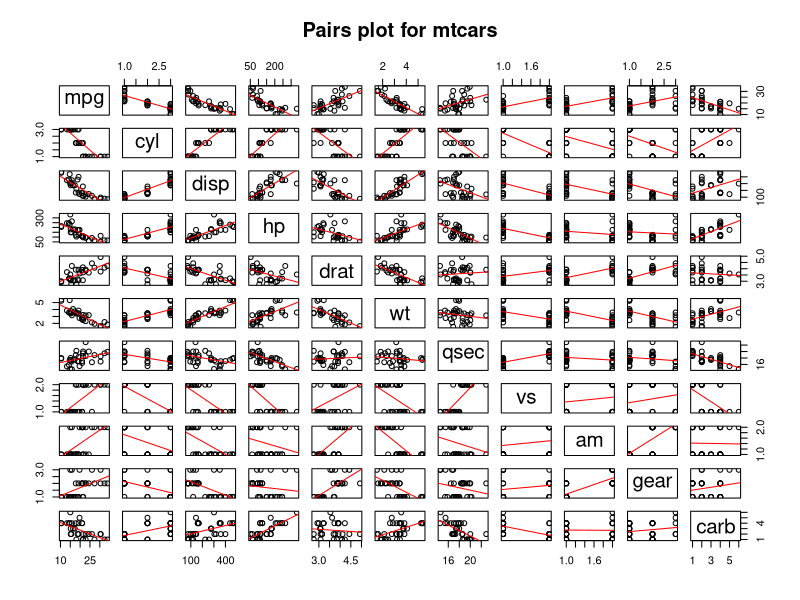
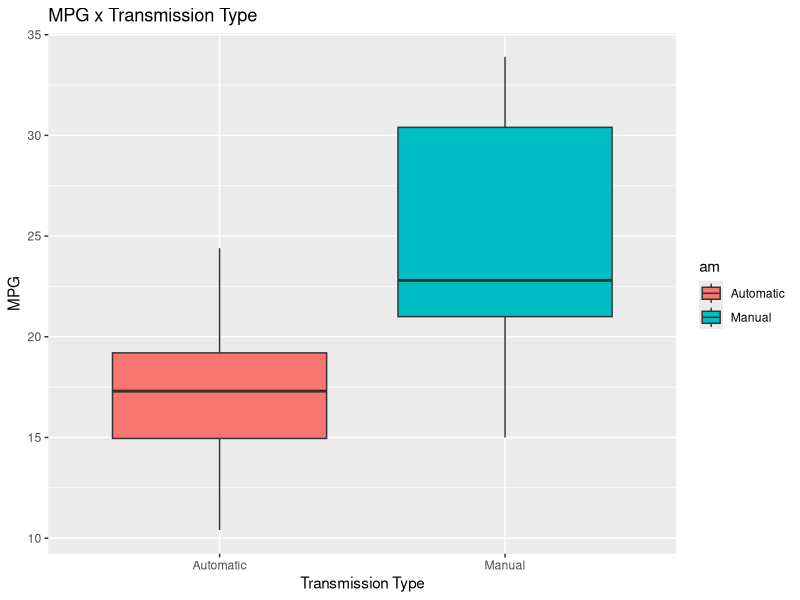

Reproduce these figures in R, in order.
## ---- chunk 1
knitr::opts_chunk$set(echo = TRUE)
## ---- chunk 2
data(mtcars)
mtcars$cyl <- factor(mtcars$cyl)
mtcars$vs <- factor(mtcars$vs)
mtcars$gear <- factor(mtcars$gear)
mtcars$carb <- factor(mtcars$carb)
mtcars$am <- factor(mtcars$am,labels=c('Automatic','Manual'))
## ---- chunk 3
pairs(mtcars, panel=function(x,y){
	points(x,y)
	abline(lm(y~x), col='red')
}, main="Pairs plot for mtcars")
## ---- chunk 4
library(ggplot2)
g <- ggplot(mtcars, aes(am, mpg))
g <- g + geom_boxplot(aes(fill=am))
g <- g + xlab("Transmission Type") + ylab("MPG") + ggtitle("MPG x Transmission Type")
g
